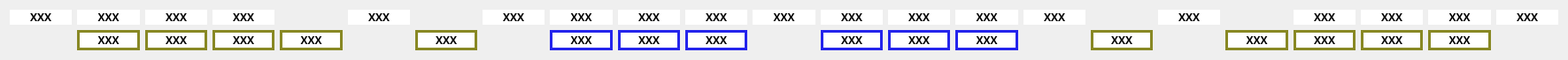
    <widget class="QWidget" name="gridLayoutWidget_2">
     <property name="geometry">
      <rect>
       <x>10</x>
       <y>160</y>
       <width>1771</width>
       <height>41</height>
      </rect>
     </property>
     <layout class="QGridLayout" name="gridLayout_2">
      <item row="0" column="2">
       <widget class="QLabel" name="R_B_3">
        <property name="font">
         <font>
          <family>Ubuntu Mono</family>
          <pointsize>9</pointsize>
          <weight>75</weight>
          <bold>true</bold>
         </font>
        </property>
        <property name="styleSheet">
         <string notr="true">background-color: rgb(255, 255, 255);
border-color: rgb(36, 36, 36);</string>
        </property>
        <property name="text">
         <string>XXX</string>
        </property>
        <property name="alignment">
         <set>Qt::AlignCenter</set>
        </property>
       </widget>
      </item>
      <item row="0" column="7">
       <widget class="QLabel" name="R_B_6">
        <property name="font">
         <font>
          <family>Ubuntu Mono</family>
          <pointsize>9</pointsize>
          <weight>75</weight>
          <bold>true</bold>
         </font>
        </property>
        <property name="styleSheet">
         <string notr="true">background-color: rgb(255, 255, 255);
border-color: rgb(36, 36, 36);</string>
        </property>
        <property name="text">
         <string>XXX</string>
        </property>
        <property name="alignment">
         <set>Qt::AlignCenter</set>
        </property>
       </widget>
      </item>
      <item row="1" column="2">
       <widget class="QLabel" name="R_B_21">
        <property name="font">
         <font>
          <family>Ubuntu Mono</family>
          <pointsize>9</pointsize>
          <weight>75</weight>
          <bold>true</bold>
         </font>
        </property>
        <property name="styleSheet">
         <string notr="true">background-color: rgb(255, 255, 255);
border-width: 3px;
border-style: solid;
border-color: rgb(136, 136, 36);</string>
        </property>
        <property name="text">
         <string>XXX</string>
        </property>
        <property name="alignment">
         <set>Qt::AlignCenter</set>
        </property>
       </widget>
      </item>
      <item row="0" column="0">
       <widget class="QLabel" name="R_B_1">
        <property name="font">
         <font>
          <family>Ubuntu Mono</family>
          <pointsize>9</pointsize>
          <weight>75</weight>
          <bold>true</bold>
         </font>
        </property>
        <property name="styleSheet">
         <string notr="true">background-color: rgb(255, 255, 255);
border-color: rgb(36, 36, 36);</string>
        </property>
        <property name="text">
         <string>XXX</string>
        </property>
        <property name="alignment">
         <set>Qt::AlignCenter</set>
        </property>
       </widget>
      </item>
      <item row="0" column="14">
       <widget class="QLabel" name="R_B_13">
        <property name="font">
         <font>
          <family>Ubuntu Mono</family>
          <pointsize>9</pointsize>
          <weight>75</weight>
          <bold>true</bold>
         </font>
        </property>
        <property name="styleSheet">
         <string notr="true">background-color: rgb(255, 255, 255);
border-color: rgb(36, 36, 36);</string>
        </property>
        <property name="text">
         <string>XXX</string>
        </property>
        <property name="alignment">
         <set>Qt::AlignCenter</set>
        </property>
       </widget>
      </item>
      <item row="1" column="6">
       <widget class="QLabel" name="R_B_24">
        <property name="font">
         <font>
          <family>Ubuntu Mono</family>
          <pointsize>9</pointsize>
          <weight>75</weight>
          <bold>true</bold>
         </font>
        </property>
        <property name="styleSheet">
         <string notr="true">background-color: rgb(255, 255, 255);
border-width: 3px;
border-style: solid;
border-color: rgb(136, 136, 36);</string>
        </property>
        <property name="text">
         <string>XXX</string>
        </property>
        <property name="alignment">
         <set>Qt::AlignCenter</set>
        </property>
       </widget>
      </item>
      <item row="0" column="12">
       <widget class="QLabel" name="R_B_11">
        <property name="font">
         <font>
          <family>Ubuntu Mono</family>
          <pointsize>9</pointsize>
          <weight>75</weight>
          <bold>true</bold>
         </font>
        </property>
        <property name="styleSheet">
         <string notr="true">background-color: rgb(255, 255, 255);
border-color: rgb(36, 36, 36);</string>
        </property>
        <property name="text">
         <string>XXX</string>
        </property>
        <property name="alignment">
         <set>Qt::AlignCenter</set>
        </property>
       </widget>
      </item>
      <item row="1" column="3">
       <widget class="QLabel" name="R_B_22">
        <property name="font">
         <font>
          <family>Ubuntu Mono</family>
          <pointsize>9</pointsize>
          <weight>75</weight>
          <bold>true</bold>
         </font>
        </property>
        <property name="styleSheet">
         <string notr="true">background-color: rgb(255, 255, 255);
border-width: 3px;
border-style: solid;
border-color: rgb(136, 136, 36);</string>
        </property>
        <property name="text">
         <string>XXX</string>
        </property>
        <property name="alignment">
         <set>Qt::AlignCenter</set>
        </property>
       </widget>
      </item>
      <item row="1" column="19">
       <widget class="QLabel" name="R_B_27">
        <property name="font">
         <font>
          <family>Ubuntu Mono</family>
          <pointsize>9</pointsize>
          <weight>75</weight>
          <bold>true</bold>
         </font>
        </property>
        <property name="styleSheet">
         <string notr="true">background-color: rgb(255, 255, 255);
border-width: 3px;
border-style: solid;
border-color: rgb(136, 136, 36);</string>
        </property>
        <property name="text">
         <string>XXX</string>
        </property>
        <property name="alignment">
         <set>Qt::AlignCenter</set>
        </property>
       </widget>
      </item>
      <item row="0" column="5">
       <widget class="QLabel" name="R_B_5">
        <property name="font">
         <font>
          <family>Ubuntu Mono</family>
          <pointsize>9</pointsize>
          <weight>75</weight>
          <bold>true</bold>
         </font>
        </property>
        <property name="styleSheet">
         <string notr="true">background-color: rgb(255, 255, 255);
border-color: rgb(36, 36, 36);</string>
        </property>
        <property name="text">
         <string>XXX</string>
        </property>
        <property name="alignment">
         <set>Qt::AlignCenter</set>
        </property>
       </widget>
      </item>
      <item row="0" column="11">
       <widget class="QLabel" name="R_B_10">
        <property name="font">
         <font>
          <family>Ubuntu Mono</family>
          <pointsize>9</pointsize>
          <weight>75</weight>
          <bold>true</bold>
         </font>
        </property>
        <property name="styleSheet">
         <string notr="true">background-color: rgb(255, 255, 255);
border-color: rgb(36, 36, 36);</string>
        </property>
        <property name="text">
         <string>XXX</string>
        </property>
        <property name="alignment">
         <set>Qt::AlignCenter</set>
        </property>
       </widget>
      </item>
      <item row="1" column="20">
       <widget class="QLabel" name="R_B_28">
        <property name="font">
         <font>
          <family>Ubuntu Mono</family>
          <pointsize>9</pointsize>
          <weight>75</weight>
          <bold>true</bold>
         </font>
        </property>
        <property name="styleSheet">
         <string notr="true">background-color: rgb(255, 255, 255);
border-width: 3px;
border-style: solid;
border-color: rgb(136, 136, 36);</string>
        </property>
        <property name="text">
         <string>XXX</string>
        </property>
        <property name="alignment">
         <set>Qt::AlignCenter</set>
        </property>
       </widget>
      </item>
      <item row="0" column="16">
       <widget class="QLabel" name="empty_9">
        <property name="font">
         <font>
          <family>Ubuntu Mono</family>
          <pointsize>9</pointsize>
          <weight>75</weight>
          <bold>true</bold>
         </font>
        </property>
        <property name="styleSheet">
         <string notr="true">color: rgb(255, 255, 255);</string>
        </property>
        <property name="text">
         <string/>
        </property>
        <property name="alignment">
         <set>Qt::AlignCenter</set>
        </property>
       </widget>
      </item>
      <item row="0" column="6">
       <widget class="QLabel" name="empty_2">
        <property name="font">
         <font>
          <family>Ubuntu Mono</family>
          <pointsize>9</pointsize>
          <weight>75</weight>
          <bold>true</bold>
         </font>
        </property>
        <property name="styleSheet">
         <string notr="true">color: rgb(255, 255, 255);</string>
        </property>
        <property name="text">
         <string/>
        </property>
        <property name="alignment">
         <set>Qt::AlignCenter</set>
        </property>
       </widget>
      </item>
      <item row="0" column="3">
       <widget class="QLabel" name="R_B_4">
        <property name="font">
         <font>
          <family>Ubuntu Mono</family>
          <pointsize>9</pointsize>
          <weight>75</weight>
          <bold>true</bold>
         </font>
        </property>
        <property name="styleSheet">
         <string notr="true">background-color: rgb(255, 255, 255);
border-color: rgb(36, 36, 36);</string>
        </property>
        <property name="text">
         <string>XXX</string>
        </property>
        <property name="alignment">
         <set>Qt::AlignCenter</set>
        </property>
       </widget>
      </item>
      <item row="0" column="18">
       <widget class="QLabel" name="empty_5">
        <property name="font">
         <font>
          <family>Ubuntu Mono</family>
          <pointsize>9</pointsize>
          <weight>75</weight>
          <bold>true</bold>
         </font>
        </property>
        <property name="styleSheet">
         <string notr="true">color: rgb(255, 255, 255);</string>
        </property>
        <property name="text">
         <string/>
        </property>
        <property name="alignment">
         <set>Qt::AlignCenter</set>
        </property>
       </widget>
      </item>
      <item row="0" column="1">
       <widget class="QLabel" name="R_B_2">
        <property name="font">
         <font>
          <family>Ubuntu Mono</family>
          <pointsize>9</pointsize>
          <weight>75</weight>
          <bold>true</bold>
         </font>
        </property>
        <property name="styleSheet">
         <string notr="true">background-color: rgb(255, 255, 255);
border-color: rgb(36, 36, 36);</string>
        </property>
        <property name="text">
         <string>XXX</string>
        </property>
        <property name="alignment">
         <set>Qt::AlignCenter</set>
        </property>
       </widget>
      </item>
      <item row="0" column="8">
       <widget class="QLabel" name="R_B_7">
        <property name="font">
         <font>
          <family>Ubuntu Mono</family>
          <pointsize>9</pointsize>
          <weight>75</weight>
          <bold>true</bold>
         </font>
        </property>
        <property name="styleSheet">
         <string notr="true">background-color: rgb(255, 255, 255);
border-color: rgb(36, 36, 36);</string>
        </property>
        <property name="text">
         <string>XXX</string>
        </property>
        <property name="alignment">
         <set>Qt::AlignCenter</set>
        </property>
       </widget>
      </item>
      <item row="1" column="21">
       <widget class="QLabel" name="R_B_29">
        <property name="font">
         <font>
          <family>Ubuntu Mono</family>
          <pointsize>9</pointsize>
          <weight>75</weight>
          <bold>true</bold>
         </font>
        </property>
        <property name="styleSheet">
         <string notr="true">background-color: rgb(255, 255, 255);
border-width: 3px;
border-style: solid;
border-color: rgb(136, 136, 36);</string>
        </property>
        <property name="text">
         <string>XXX</string>
        </property>
        <property name="alignment">
         <set>Qt::AlignCenter</set>
        </property>
       </widget>
      </item>
      <item row="0" column="21">
       <widget class="QLabel" name="R_B_18">
        <property name="font">
         <font>
          <family>Ubuntu Mono</family>
          <pointsize>9</pointsize>
          <weight>75</weight>
          <bold>true</bold>
         </font>
        </property>
        <property name="styleSheet">
         <string notr="true">background-color: rgb(255, 255, 255);
border-color: rgb(36, 36, 36);</string>
        </property>
        <property name="text">
         <string>XXX</string>
        </property>
        <property name="alignment">
         <set>Qt::AlignCenter</set>
        </property>
       </widget>
      </item>
      <item row="0" column="4">
       <widget class="QLabel" name="empty">
        <property name="font">
         <font>
          <family>Ubuntu Mono</family>
          <pointsize>9</pointsize>
          <weight>75</weight>
          <bold>true</bold>
         </font>
        </property>
        <property name="styleSheet">
         <string notr="true">color: rgb(255, 255, 255);</string>
        </property>
        <property name="text">
         <string/>
        </property>
        <property name="alignment">
         <set>Qt::AlignCenter</set>
        </property>
       </widget>
      </item>
      <item row="0" column="13">
       <widget class="QLabel" name="R_B_12">
        <property name="font">
         <font>
          <family>Ubuntu Mono</family>
          <pointsize>9</pointsize>
          <weight>75</weight>
          <bold>true</bold>
         </font>
        </property>
        <property name="styleSheet">
         <string notr="true">background-color: rgb(255, 255, 255);
border-color: rgb(36, 36, 36);</string>
        </property>
        <property name="text">
         <string>XXX</string>
        </property>
        <property name="alignment">
         <set>Qt::AlignCenter</set>
        </property>
       </widget>
      </item>
      <item row="0" column="22">
       <widget class="QLabel" name="R_B_19">
        <property name="font">
         <font>
          <family>Ubuntu Mono</family>
          <pointsize>9</pointsize>
          <weight>75</weight>
          <bold>true</bold>
         </font>
        </property>
        <property name="styleSheet">
         <string notr="true">background-color: rgb(255, 255, 255);
border-color: rgb(36, 36, 36);</string>
        </property>
        <property name="text">
         <string>XXX</string>
        </property>
        <property name="alignment">
         <set>Qt::AlignCenter</set>
        </property>
       </widget>
      </item>
      <item row="1" column="18">
       <widget class="QLabel" name="R_B_26">
        <property name="font">
         <font>
          <family>Ubuntu Mono</family>
          <pointsize>9</pointsize>
          <weight>75</weight>
          <bold>true</bold>
         </font>
        </property>
        <property name="styleSheet">
         <string notr="true">background-color: rgb(255, 255, 255);
border-width: 3px;
border-style: solid;
border-color: rgb(136, 136, 36);</string>
        </property>
        <property name="text">
         <string>XXX</string>
        </property>
        <property name="alignment">
         <set>Qt::AlignCenter</set>
        </property>
       </widget>
      </item>
      <item row="1" column="1">
       <widget class="QLabel" name="R_B_20">
        <property name="font">
         <font>
          <family>Ubuntu Mono</family>
          <pointsize>9</pointsize>
          <weight>75</weight>
          <bold>true</bold>
         </font>
        </property>
        <property name="styleSheet">
         <string notr="true">background-color: rgb(255, 255, 255);
border-width: 3px;
border-style: solid;
border-color: rgb(136, 136, 36);</string>
        </property>
        <property name="text">
         <string>XXX</string>
        </property>
        <property name="alignment">
         <set>Qt::AlignCenter</set>
        </property>
       </widget>
      </item>
      <item row="0" column="9">
       <widget class="QLabel" name="R_B_8">
        <property name="font">
         <font>
          <family>Ubuntu Mono</family>
          <pointsize>9</pointsize>
          <weight>75</weight>
          <bold>true</bold>
         </font>
        </property>
        <property name="styleSheet">
         <string notr="true">background-color: rgb(255, 255, 255);
border-color: rgb(36, 36, 36);</string>
        </property>
        <property name="text">
         <string>XXX</string>
        </property>
        <property name="alignment">
         <set>Qt::AlignCenter</set>
        </property>
       </widget>
      </item>
      <item row="0" column="20">
       <widget class="QLabel" name="R_B_17">
        <property name="font">
         <font>
          <family>Ubuntu Mono</family>
          <pointsize>9</pointsize>
          <weight>75</weight>
          <bold>true</bold>
         </font>
        </property>
        <property name="styleSheet">
         <string notr="true">background-color: rgb(255, 255, 255);
border-color: rgb(36, 36, 36);</string>
        </property>
        <property name="text">
         <string>XXX</string>
        </property>
        <property name="alignment">
         <set>Qt::AlignCenter</set>
        </property>
       </widget>
      </item>
      <item row="1" column="4">
       <widget class="QLabel" name="R_B_23">
        <property name="font">
         <font>
          <family>Ubuntu Mono</family>
          <pointsize>9</pointsize>
          <weight>75</weight>
          <bold>true</bold>
         </font>
        </property>
        <property name="styleSheet">
         <string notr="true">background-color: rgb(255, 255, 255);
border-width: 3px;
border-style: solid;
border-color: rgb(136, 136, 36);</string>
        </property>
        <property name="text">
         <string>XXX</string>
        </property>
        <property name="alignment">
         <set>Qt::AlignCenter</set>
        </property>
       </widget>
      </item>
      <item row="0" column="17">
       <widget class="QLabel" name="R_B_15">
        <property name="font">
         <font>
          <family>Ubuntu Mono</family>
          <pointsize>9</pointsize>
          <weight>75</weight>
          <bold>true</bold>
         </font>
        </property>
        <property name="styleSheet">
         <string notr="true">background-color: rgb(255, 255, 255);
border-color: rgb(36, 36, 36);</string>
        </property>
        <property name="text">
         <string>XXX</string>
        </property>
        <property name="alignment">
         <set>Qt::AlignCenter</set>
        </property>
       </widget>
      </item>
      <item row="0" column="19">
       <widget class="QLabel" name="R_B_16">
        <property name="font">
         <font>
          <family>Ubuntu Mono</family>
          <pointsize>9</pointsize>
          <weight>75</weight>
          <bold>true</bold>
         </font>
        </property>
        <property name="styleSheet">
         <string notr="true">background-color: rgb(255, 255, 255);
border-color: rgb(36, 36, 36);</string>
        </property>
        <property name="text">
         <string>XXX</string>
        </property>
        <property name="alignment">
         <set>Qt::AlignCenter</set>
        </property>
       </widget>
      </item>
      <item row="0" column="15">
       <widget class="QLabel" name="R_B_14">
        <property name="font">
         <font>
          <family>Ubuntu Mono</family>
          <pointsize>9</pointsize>
          <weight>75</weight>
          <bold>true</bold>
         </font>
        </property>
        <property name="styleSheet">
         <string notr="true">background-color: rgb(255, 255, 255);
border-color: rgb(36, 36, 36);</string>
        </property>
        <property name="text">
         <string>XXX</string>
        </property>
        <property name="alignment">
         <set>Qt::AlignCenter</set>
        </property>
       </widget>
      </item>
      <item row="0" column="10">
       <widget class="QLabel" name="R_B_9">
        <property name="font">
         <font>
          <family>Ubuntu Mono</family>
          <pointsize>9</pointsize>
          <weight>75</weight>
          <bold>true</bold>
         </font>
        </property>
        <property name="styleSheet">
         <string notr="true">background-color: rgb(255, 255, 255);
border-color: rgb(36, 36, 36);</string>
        </property>
        <property name="text">
         <string>XXX</string>
        </property>
        <property name="alignment">
         <set>Qt::AlignCenter</set>
        </property>
       </widget>
      </item>
      <item row="1" column="16">
       <widget class="QLabel" name="R_B_25">
        <property name="font">
         <font>
          <family>Ubuntu Mono</family>
          <pointsize>9</pointsize>
          <weight>75</weight>
          <bold>true</bold>
         </font>
        </property>
        <property name="styleSheet">
         <string notr="true">background-color: rgb(255, 255, 255);
border-width: 3px;
border-style: solid;
border-color: rgb(136, 136, 36);</string>
        </property>
        <property name="text">
         <string>XXX</string>
        </property>
        <property name="alignment">
         <set>Qt::AlignCenter</set>
        </property>
       </widget>
      </item>
      <item row="1" column="10">
       <widget class="QLabel" name="R_B_32">
        <property name="font">
         <font>
          <family>Ubuntu Mono</family>
          <pointsize>9</pointsize>
          <weight>75</weight>
          <bold>true</bold>
         </font>
        </property>
        <property name="styleSheet">
         <string notr="true">background-color: rgb(255, 255, 255);
border-width: 3px;
border-style: solid;
border-color: rgb(36, 36, 236);</string>
        </property>
        <property name="text">
         <string>XXX</string>
        </property>
        <property name="alignment">
         <set>Qt::AlignCenter</set>
        </property>
       </widget>
      </item>
      <item row="1" column="9">
       <widget class="QLabel" name="R_B_31">
        <property name="font">
         <font>
          <family>Ubuntu Mono</family>
          <pointsize>9</pointsize>
          <weight>75</weight>
          <bold>true</bold>
         </font>
        </property>
        <property name="styleSheet">
         <string notr="true">background-color: rgb(255, 255, 255);
border-width: 3px;
border-style: solid;
border-color: rgb(36, 36, 236);</string>
        </property>
        <property name="text">
         <string>XXX</string>
        </property>
        <property name="alignment">
         <set>Qt::AlignCenter</set>
        </property>
       </widget>
      </item>
      <item row="1" column="8">
       <widget class="QLabel" name="R_B_30">
        <property name="font">
         <font>
          <family>Ubuntu Mono</family>
          <pointsize>9</pointsize>
          <weight>75</weight>
          <bold>true</bold>
         </font>
        </property>
        <property name="styleSheet">
         <string notr="true">background-color: rgb(255, 255, 255);
border-width: 3px;
border-style: solid;
border-color: rgb(36, 36, 236);</string>
        </property>
        <property name="text">
         <string>XXX</string>
        </property>
        <property name="alignment">
         <set>Qt::AlignCenter</set>
        </property>
       </widget>
      </item>
      <item row="1" column="12">
       <widget class="QLabel" name="R_B_33">
        <property name="font">
         <font>
          <family>Ubuntu Mono</family>
          <pointsize>9</pointsize>
          <weight>75</weight>
          <bold>true</bold>
         </font>
        </property>
        <property name="styleSheet">
         <string notr="true">background-color: rgb(255, 255, 255);
border-width: 3px;
border-style: solid;
border-color: rgb(36, 36, 236);</string>
        </property>
        <property name="text">
         <string>XXX</string>
        </property>
        <property name="alignment">
         <set>Qt::AlignCenter</set>
        </property>
       </widget>
      </item>
      <item row="1" column="13">
       <widget class="QLabel" name="R_B_34">
        <property name="font">
         <font>
          <family>Ubuntu Mono</family>
          <pointsize>9</pointsize>
          <weight>75</weight>
          <bold>true</bold>
         </font>
        </property>
        <property name="styleSheet">
         <string notr="true">background-color: rgb(255, 255, 255);
border-width: 3px;
border-style: solid;
border-color: rgb(36, 36, 236);</string>
        </property>
        <property name="text">
         <string>XXX</string>
        </property>
        <property name="alignment">
         <set>Qt::AlignCenter</set>
        </property>
       </widget>
      </item>
      <item row="1" column="14">
       <widget class="QLabel" name="R_B_35">
        <property name="font">
         <font>
          <family>Ubuntu Mono</family>
          <pointsize>9</pointsize>
          <weight>75</weight>
          <bold>true</bold>
         </font>
        </property>
        <property name="styleSheet">
         <string notr="true">background-color: rgb(255, 255, 255);
border-width: 3px;
border-style: solid;
border-color: rgb(36, 36, 236);</string>
        </property>
        <property name="text">
         <string>XXX</string>
        </property>
        <property name="alignment">
         <set>Qt::AlignCenter</set>
        </property>
       </widget>
      </item>
     </layout>
    </widget>
